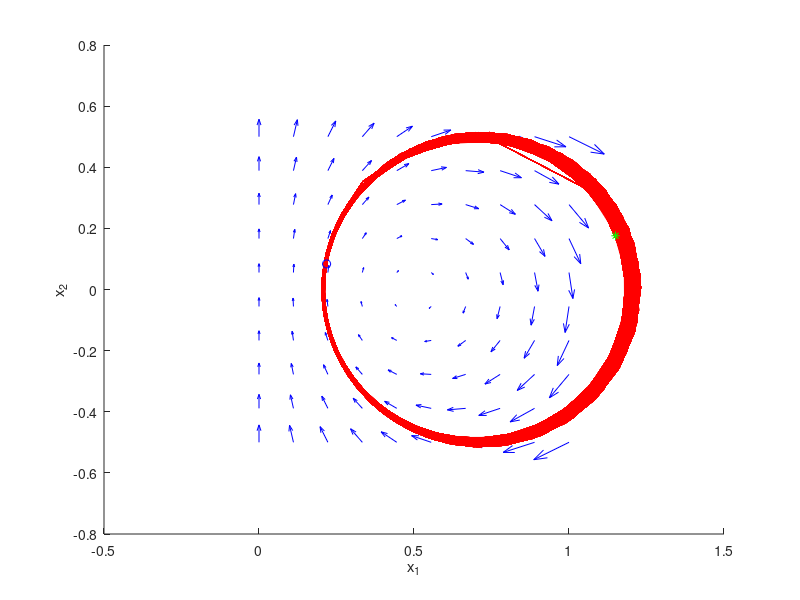

Write MATLAB code to recreate this figure.
function Paul1b
clc
clear all
% close all

%% Fixed point

% centers
x1_fp=1/2;x2_fp=0;
% x1_fp=-1/2;x2_fp=0;

%% Eigenvalues
A=[2*x2_fp 2*x1_fp;
   -2*x1_fp 2*x2_fp];
lambda = eig(A)

%% Specify range around the fixed point
x1min=x1_fp-0.5;
x1max=x1_fp+0.5;
x2min=x2_fp-0.5;
x2max=x2_fp+0.5;


figure(1)
hold on

%% Plot velocity field
[X1,X2] = meshgrid(linspace(x1min,x1max,10),linspace(x2min,x2max,10));
quiver(X1,X2,DX1(X1,X2),DX2(X1,X2),'b')
%% Plot trajectory
x1_start = x1_fp + 0.65; % x1_fp+rand()*2e-1;
x2_start = x2_fp+rand()*2e-1;
[T,Y] = ode45(@(t,y) d_system(t,y),[0 10000],[x1_start x2_start]);
plot(Y(:,1),Y(:,2),'r');
plot(x1_start, x2_start, '*g')
plot(Y(end,1),Y(end,2),'ob')
xlabel('x_{1}'); ylabel('x_{2}')
end

function val=DX1(X1,X2)
    val=2.*X1.*X2;
end

function val=DX2(X1,X2)
    val=1/4-X1.^2+X2.^2;
end

function dy=d_system(t,y)
    dy=zeros(2,1);
    
    dy(1)=DX1(y(1),y(2));
    dy(2)=DX2(y(1),y(2));
end